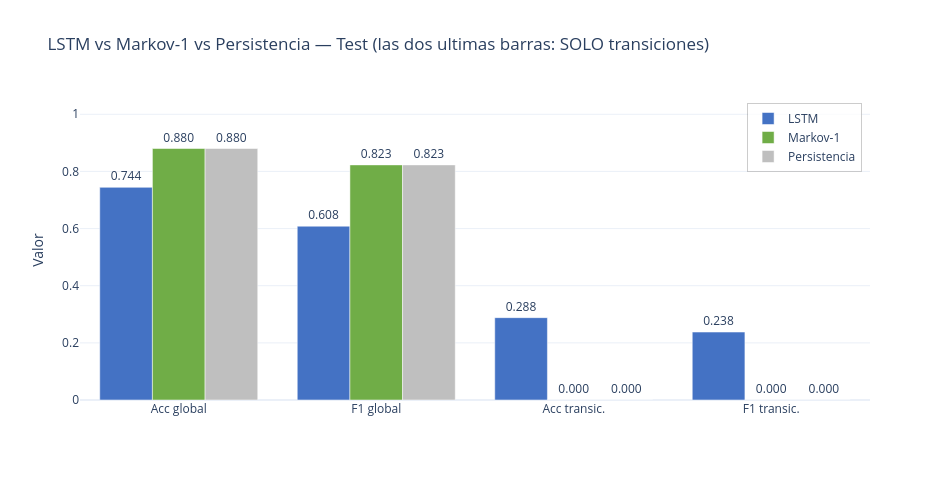

Here is the notebook cell this chart was saved with:
### Markdown cell above
### Comparación LSTM vs Markov-1 vs Persistencia (global y en transiciones)

### Code cell
# Plotly interactivo (muestra inline) + PNG/HTML a disco
grupos = ['Acc global', 'F1 global', 'Acc transic.', 'F1 transic.']
vals = {
    'LSTM':        [acc_lstm,    f1_lstm,    acc_lstm_t,    f1_lstm_t],
    'Markov-1':    [acc_markov,  f1_markov,  acc_markov_t,  f1_markov_t],
    'Persistencia':[acc_persist, f1_persist, acc_persist_t, f1_persist_t],
}
colores = {'LSTM': '#4472C4', 'Markov-1': '#70AD47', 'Persistencia': '#BFBFBF'}
fig_p = go.Figure()
for nombre, v in vals.items():
    fig_p.add_trace(go.Bar(name=nombre, x=grupos, y=v, marker_color=colores[nombre],
        text=[f'{x:.3f}' if x==x else 'NA' for x in v], textposition='outside'))
fig_p.update_layout(
    title='LSTM vs Markov-1 vs Persistencia — Test (las dos ultimas barras: SOLO transiciones)',
    yaxis=dict(range=[0,1.05], title='Valor'), barmode='group',
    template='plotly_white', height=480, width=950,
    legend=dict(x=0.99, y=0.99, xanchor='right', yanchor='top',
                bgcolor='rgba(255,255,255,0.75)', bordercolor='rgba(0,0,0,0.2)', borderwidth=1))
fig_p.write_image(DIR_IMG / 'lstm_vs_markov.png', scale=2)
fig_p.write_html(DIR_IMG / 'lstm_vs_markov.html')
fig_p.show()

### Figure 1 — Plotly figure (JSON) as saved in the notebook; plotly's stock layout.template omitted (floating-point values rounded to 4 significant figures)
{"data": [{"marker": {"color": "#4472C4"}, "name": "LSTM", "text": ["0.744", "0.608", "0.288", "0.238"], "textposition": "outside", "type": "bar", "x": ["Acc global", "F1 global", "Acc transic.", "F1 transic."], "y": [0.7443, 0.6083, 0.2882, 0.2378]}, {"marker": {"color": "#70AD47"}, "name": "Markov-1", "text": ["0.880", "0.823", "0.000", "0.000"], "textposition": "outside", "type": "bar", "x": ["Acc global", "F1 global", "Acc transic.", "F1 transic."], "y": [0.8802, 0.8229, 0.0, 0.0]}, {"marker": {"color": "#BFBFBF"}, "name": "Persistencia", "text": ["0.880", "0.823", "0.000", "0.000"], "textposition": "outside", "type": "bar", "x": ["Acc global", "F1 global", "Acc transic.", "F1 transic."], "y": [0.8802, 0.8229, 0.0, 0.0]}], "layout": {"barmode": "group", "height": 480, "legend": {"bgcolor": "rgba(255,255,255,0.75)", "bordercolor": "rgba(0,0,0,0.2)", "borderwidth": 1, "x": 0.99, "xanchor": "right", "y": 0.99, "yanchor": "top"}, "title": {"text": "LSTM vs Markov-1 vs Persistencia — Test (las dos ultimas barras: SOLO transiciones)"}, "width": 950, "yaxis": {"range": [0, 1.05], "title": {"text": "Valor"}}}}
